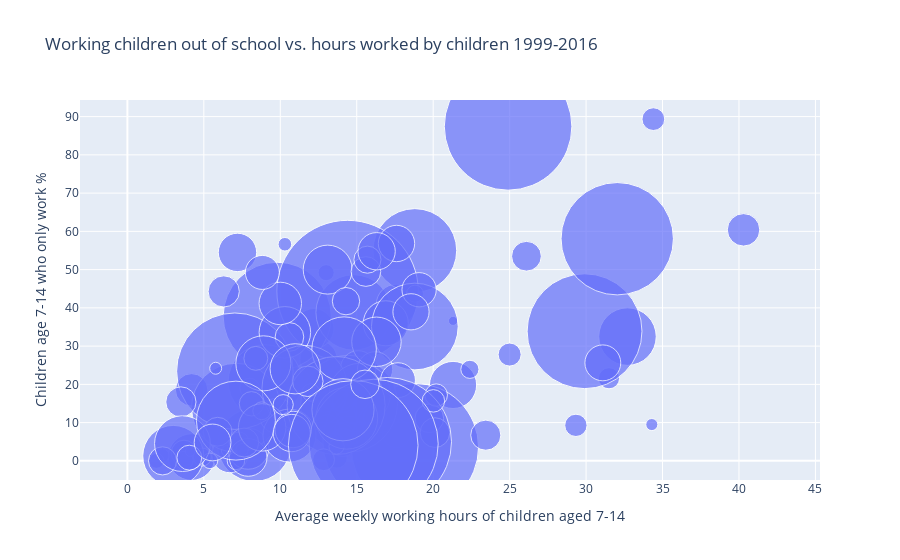

Notebook cell for this chart:
### Markdown cell above
Let's do a visualization. First normalize the population, making data in range [0, 1]. Why not standardize? Because I want to emphasize the proportions of the population, so normalization is good. If you want to emphasize the distribution of values, then standarization is good.

### Code cell
df_children_work['Population'] = df_children_work['Population'] / df_children_work['Population'].max() * 100

fig = px.scatter(
    df_children_work,
    x='Work_avg',
    y='Work_only_pct',
    #animation_frame='Year',
    size='Population',
    #text='Country',
    hover_name='Country',
    hover_data='Year',
    title='Working children out of school vs. hours worked by children 1999-2016',
    labels={'Work_avg': 'Average weekly working hours of children aged 7-14',
            'Work_only_pct': 'Children age 7-14 who only work %'},
    range_x=[df_children_work['Work_avg'].min() - 5, df_children_work['Work_avg'].max() + 5],
    range_y=[df_children_work['Work_only_pct'].min() - 5, df_children_work['Work_only_pct'].max() + 5],
    size_max=100,
)

'''
fig.update_traces(
    hovertemplate="<b>%{hovertext}</b><br>Work Avg: %{x} hr/week<br>Work Only: %{y}%<br>Year: %{frame}<br>Population: %{marker.size:,}",
    marker=dict(sizemode='diameter'),
)
'''

fig.update_traces(textposition='top center', textfont_size=10)
fig.update_layout(showlegend=False)
fig.show()

### Figure 1 — Plotly figure (JSON) as saved in the notebook; plotly's stock layout.template omitted (floating-point values rounded to 4 significant figures; data arrays with more than 128 entries replaced by an {"elided": "..."} marker saying what was removed)
{"data": [{"customdata": {"elided": "132x1 int values"}, "hovertemplate": "<b>%{hovertext}</b><br><br>Average weekly working hours of children aged 7-14=%{x}<br>Children age 7-14 who only work %=%{y}<br>Population=%{marker.size}<br>Year=%{customdata[0]}<extra></extra>", "hovertext": {"elided": "132 str values"}, "legendgroup": "", "marker": {"color": "#636efa", "size": {"elided": "132 float values"}, "sizemode": "area", "sizeref": 0.01, "symbol": "circle"}, "mode": "markers", "name": "", "orientation": "v", "showlegend": false, "textfont": {"size": 10}, "textposition": "top center", "type": "scatter", "x": {"elided": "132 float values"}, "xaxis": "x", "y": {"elided": "132 float values"}, "yaxis": "y"}], "layout": {"legend": {"itemsizing": "constant", "tracegroupgap": 0}, "showlegend": false, "title": {"text": "Working children out of school vs. hours worked by children 1999-2016"}, "xaxis": {"anchor": "y", "domain": [0, 1], "range": [-3.1, 45.3], "title": {"text": "Average weekly working hours of children aged 7-14"}}, "yaxis": {"anchor": "x", "domain": [0, 1], "range": [-5, 94.35], "title": {"text": "Children age 7-14 who only work %"}}}}
